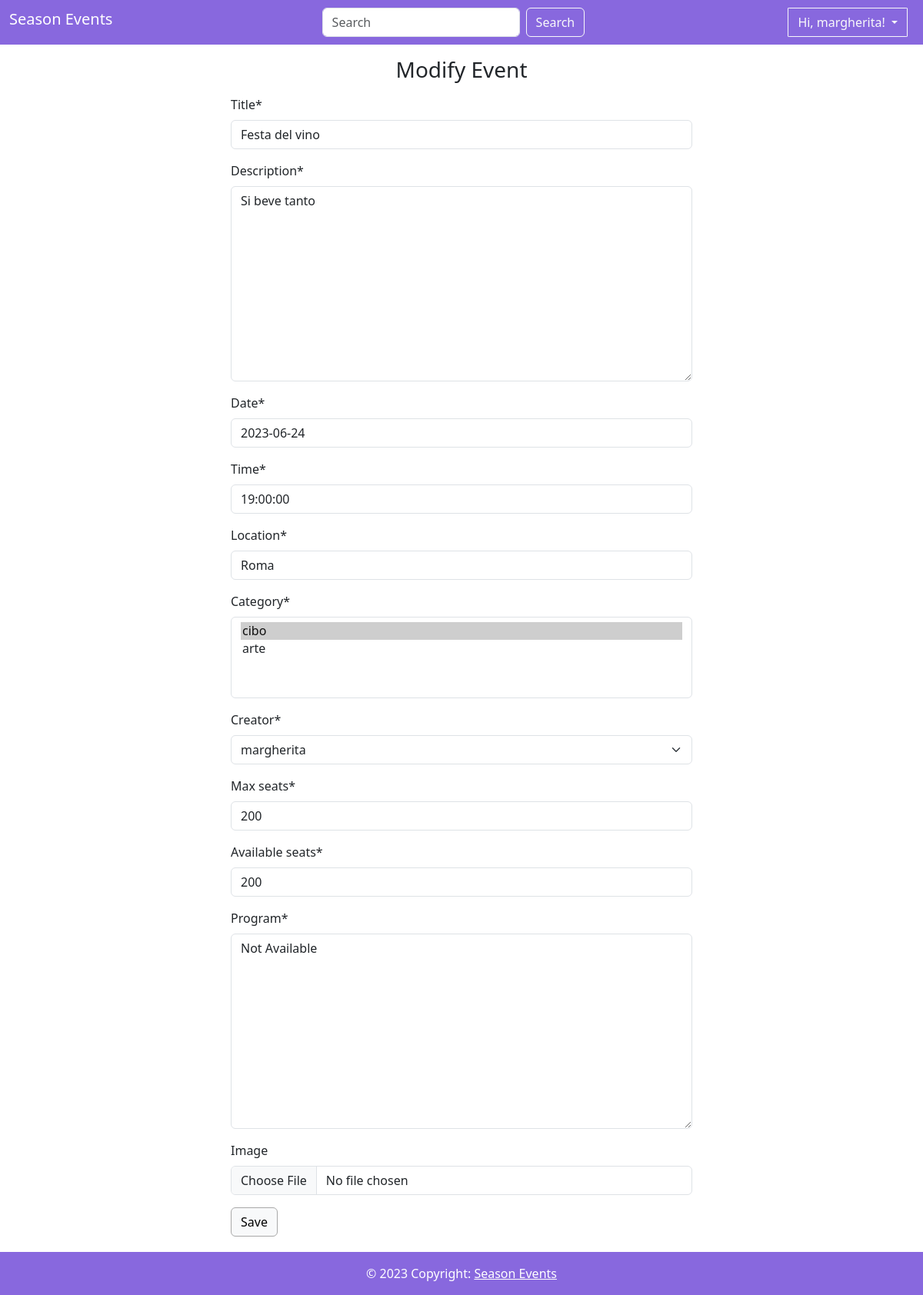
Page /modifyEvent/Festa del vino (signed in) on the earlier database version.
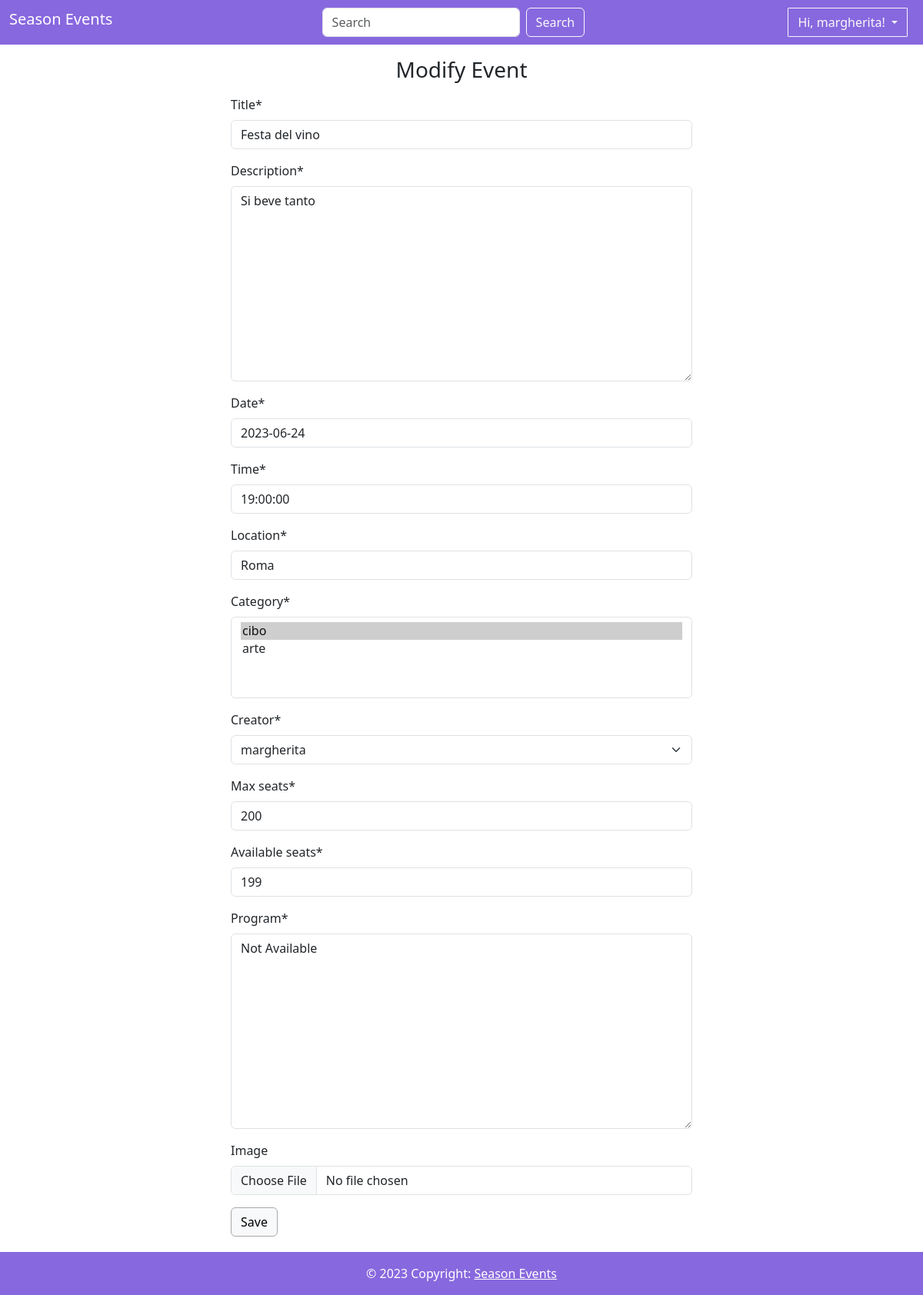
Same page on the later database version.
### event/models.py (models this page shows, shortened)
class Event(models.Model):
    title = models.CharField(max_length=100, primary_key=True)
    description = models.TextField()
    date = models.DateField()
    time = models.TimeField(default=datetime.time)
    location = models.CharField(max_length=100)
    program = models.TextField(default='Not Available')
    image = models.ImageField(upload_to='media/images/', null=True, blank=True)
    category = models.ManyToManyField('EventCategory')
    creator = models.ForeignKey(User, on_delete=models.CASCADE, related_name='events_created')
    max_seats = models.PositiveIntegerField()
    available_seats = models.PositiveIntegerField()

### event/views.py (the view)
# urls.py: path('modifyEvent/<str:title>', views.modify_event, name='modify_event'),
@login_required
def modify_event(request, title):
    event = get_object_or_404(Event, title=title)
    if request.user != event.creator:
        messages.error(request, "You are not authorized to modify this event.")
        return redirect('event:my_events')
    if request.method == 'POST':
        form = EventForm(request.POST, instance=event)
        if form.is_valid():
            form.save()
            return redirect('event:event_detail', title=event.title)
    else:
        form = EventForm(instance=event)
        return render(request, 'modify_event.html', {'form': form, 'event': event})

### event/forms.py
class EventForm(forms.ModelForm):
    class Meta:
        model = Event
        fields = ['title', 'description', 'date', 'time', 'location', 'category',
                  'creator', 'max_seats', 'available_seats', 'program', 'image']

### event/models.py (called while the page is built)
    def __str__(self):
        return self.name

### templates/modify_event.html (shortened to what this page needs)
{% extends "base.html" %}
{% load crispy_forms_filters %}
{% load crispy_forms_tags %}
{% block content %}
    <h3 class="text-center my-3">Modify Event</h3>
    <div class="d-flex justify-content-center">
        <form class="col-6 mb-3" method="POST">
            {{ form | crispy }}
            <input class="btn btn-light" type="submit" style="border-color: darkgrey" value="Save">
        </form>
    </div>
{% endblock %}

Differences in the rows shown:
changed Event "Festa del vino": available_seats "200" → "199"
